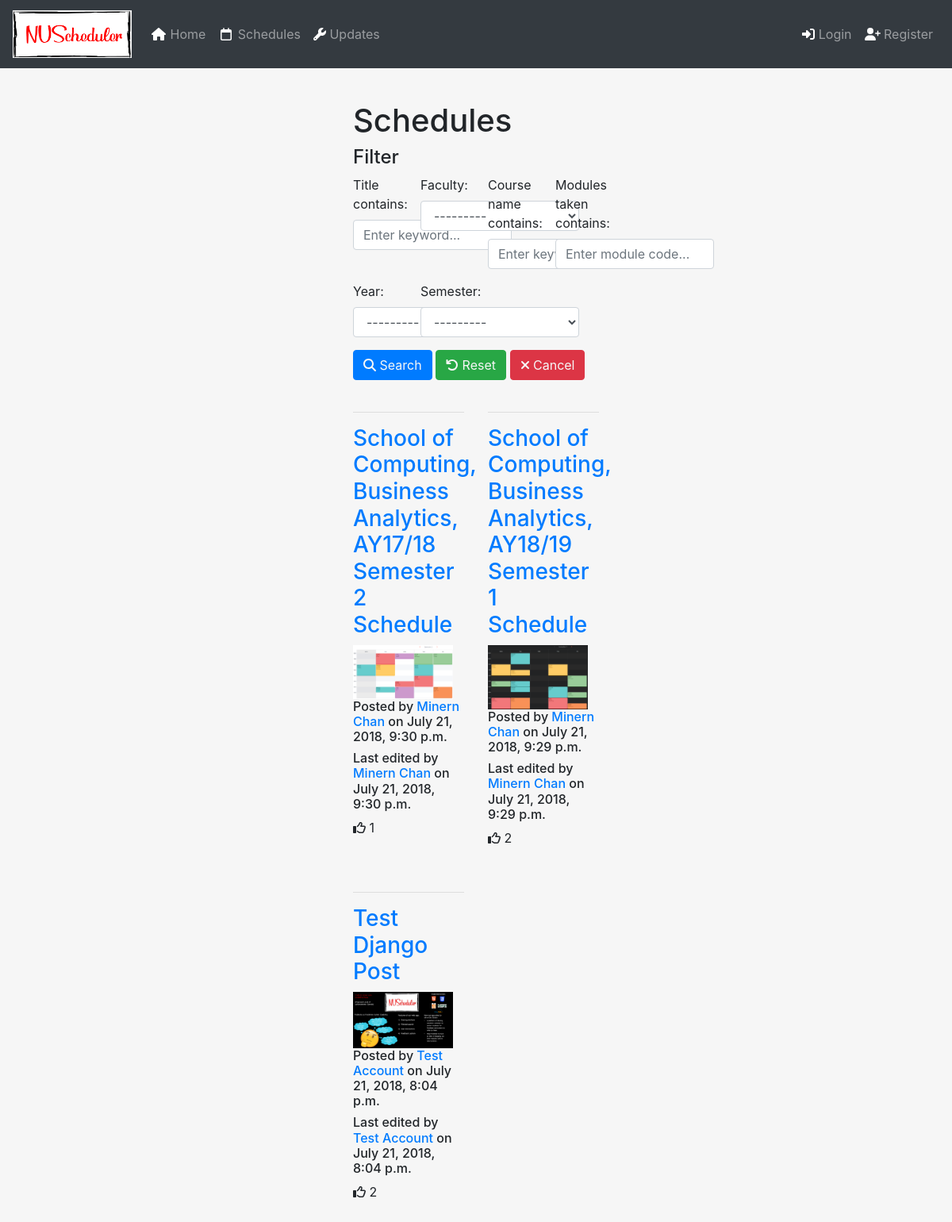
The app's page /schedule/search/ with its own data.
### schedule/models.py (models this page shows, shortened)
class SchedulePost(models.Model):
    id = models.UUIDField(primary_key=True, default=uuid.uuid4, editable=False)
    title = models.CharField(max_length=140)
    image = models.ImageField(upload_to='schedule_image')
    faculty = models.CharField(max_length=100)
    course_name = models.CharField(max_length=200)
    year = models.IntegerField()
    semester = models.CharField(max_length=100)
    modules_taken = models.CharField(max_length=500)
    desc = models.TextField()
    user = models.ForeignKey(get_user_model(), on_delete=models.CASCADE)
    created = models.DateTimeField(auto_now_add=True)
    updated = models.DateTimeField(auto_now=True)
    like = models.ManyToManyField(get_user_model(),related_name='user_votes')

### accounts/models.py (models this page shows)
class User(AbstractUser):
    username = None
    id = models.UUIDField(primary_key=True, default=uuid.uuid4, editable=False)
    email = models.EmailField(_('email address'), unique=True)
    faculty = models.CharField(max_length=100)
    course_name = models.CharField(max_length=200)
    year = models.CharField(max_length=50)
    USERNAME_FIELD = 'email'
    REQUIRED_FIELDS = ['first_name','last_name','faculty','course_name','year',]
    objects = UserManager()

### schedule/views.py (the view)
# urls.py: path('search/', views.schedule_search, name='schedule_search'),
def schedule_search(request):
    schedule_list = SchedulePost.objects.all().order_by('-created')
    schedule_filter = SchedulePostFilter(request.GET, queryset=schedule_list)
    return render(request, 'schedule/schedule_search.html', {'filter':schedule_filter })

### schedule/templates/schedule/schedule_search.html (shortened to what this page needs)
{% extends 'base.html' %}
{% block content %}
<div class="container-fluid">
    <h1>Schedules</h1>
    <form method="GET">
        <div class="well">
            <h4 style="margin-top: 0">Filter</h4>
            <div class="row">
                <div class="form-group col-sm-4 col-md-3">
                    {{ filter.form.title.label_tag }}
                    {{ filter.form.title }}
                </div>
                <div class="form-group col-sm-4 col-md-3">
                    {{ filter.form.faculty.label_tag }}
                    {{ filter.form.faculty }}
                </div>
                <div class="form-group col-sm-4 col-md-3">
                    {{ filter.form.course_name.label_tag }}
                </div>
                <div class="form-group col-sm-4 col-md-3">
                    {{ filter.form.modules_taken.label_tag }}
                    {{ filter.form.modules_taken }}
                </div>
                <div class="form-group col-sm-4 col-md-3">
                    {{ filter.form.year.label_tag }}
                </div>
                <div class="form-group col-sm-4 col-md-3">
                    {{ filter.form.semester.label_tag }}
                    {{ filter.form.semester }}
                </div>
            </div>
        </div>
        <button type="submit" class="btn btn-primary" style="color:#f6f6f6"><i class="fas fa-search"></i> Search</button>
        <button type="reset" class="btn btn-success" style="color:#f6f6f6"><i class="fas fa-undo"></i> Reset</button>
        <button type="button" class="btn btn-danger"><a href="{% url 'schedule' %}" style="color:#f6f6f6"><i class="fas fa-times"></i> Cancel</a></button>
    </form>
    <br>
    {% for schedule_post in filter.qs %}
    {% if forloop.first %} <div class="row"> {% endif %}
        <div class="col-sm-6">
            <hr>
            <h3><a href="{% url 'view_schedule' pk=schedule_post.id %}">{{ schedule_post.title }}</a></h3>
            {% if schedule_post.image %}
                <img src="{{ schedule_post.image.url }}" class="img-fluid" style="max-width:90%">
            {% endif %}
            <h6>Posted by <a href="{% url 'view_other_profile' id=schedule_post.user.id %}">{{ schedule_post.user.get_full_name }}</a> on {{ schedule_post.created }}</h6>
            <h6>Last edited by <a href="{% url 'view_other_profile' id=schedule_post.user.id %}"> {{ schedule_post.user.get_full_name }}</a> on {{ schedule_post.updated }}</h6>
            <p><i class="far fa-thumbs-up"></i> {{ schedule_post.like.count }} </p>
            <br>
        </div>
    {% if forloop.counter|divisibleby:2 %} </div> <div class="row"> {% endif %}
    {% if forloop.last %} </div> {% endif %}
    {% endfor %}
    <br>
    <br>
</div>
{% endblock %}

### homepage/static/homepage/css/all.css (style rules this page uses)
.fa-thumbs-up:before { content: "\f164"; }

### homepage/templates/base.html (style rules this page uses)
html, body { height:100% }

### records on screen
SchedulePost: title "School of Computing, Business Analytics, AY17/18 Semester 2 Schedule", image (picture), user.get_full_name "Minern Chan", created "July 21, 2018, 9:30 p.m.", updated "July 21, 2018, 9:30 p.m.", like.count "1"
SchedulePost: title "School of Computing, Business Analytics, AY18/19 Semester 1 Schedule", image (picture), user.get_full_name "Minern Chan", created "July 21, 2018, 9:29 p.m.", updated "July 21, 2018, 9:29 p.m.", like.count "2"
SchedulePost: title "Test Django Post", image (picture), user.get_full_name "Test Account", created "July 21, 2018, 8:04 p.m.", updated "July 21, 2018, 8:04 p.m.", like.count "2"

### other values on screen
{{ filter.form.title.label_tag }} "Title contains:"
{{ filter.form.faculty.label_tag }} "Faculty:"
{{ filter.form.course_name.label_tag }} "Course name contains:"
{{ filter.form.modules_taken.label_tag }} "Modules taken contains:"
{{ filter.form.year.label_tag }} "Year:"
{{ filter.form.semester.label_tag }} "Semester:"
